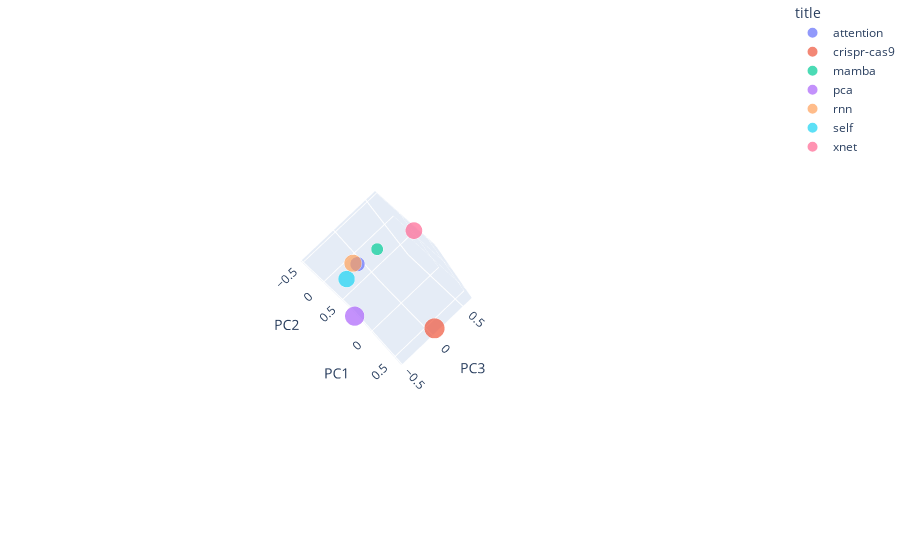

The notebook cell this image was saved under:
### Code cell
import plotly.express as px

%matplotlib widget
%matplotlib inline

# Configure the trace.
fig = px.scatter_3d(new_pca_df,
    x='PC1',  # <-- Put your data instead
    y='PC2',  # <-- Put your data instead
    z='PC3',  # <-- Put your data instead
    size='text_lenght',
    color='title'
)

fig.update_layout(margin=dict(l=0, r=0, b=0, t=0))

fig.show()

### Figure 1 — Plotly figure (JSON) as saved in the notebook; plotly's stock layout.template omitted (floating-point values rounded to 4 significant figures)
{"data": [{"hovertemplate": "title=attention<br>PC1=%{x}<br>PC2=%{y}<br>PC3=%{z}<br>text_lenght=%{marker.size}<extra></extra>", "legendgroup": "attention", "marker": {"color": "#636efa", "size": [2853], "sizemode": "area", "sizeref": 13.66, "symbol": "circle"}, "mode": "markers", "name": "attention", "scene": "scene", "showlegend": true, "type": "scatter3d", "x": [-0.4065], "y": [0.1053], "z": [-0.06443]}, {"hovertemplate": "title=crispr-cas9<br>PC1=%{x}<br>PC2=%{y}<br>PC3=%{z}<br>text_lenght=%{marker.size}<extra></extra>", "legendgroup": "crispr-cas9", "marker": {"color": "#EF553B", "size": [5463], "sizemode": "area", "sizeref": 13.66, "symbol": "circle"}, "mode": "markers", "name": "crispr-cas9", "scene": "scene", "showlegend": true, "type": "scatter3d", "x": [0.6119], "y": [0.7229], "z": [0.07188]}, {"hovertemplate": "title=mamba<br>PC1=%{x}<br>PC2=%{y}<br>PC3=%{z}<br>text_lenght=%{marker.size}<extra></extra>", "legendgroup": "mamba", "marker": {"color": "#00cc96", "size": [1944], "sizemode": "area", "sizeref": 13.66, "symbol": "circle"}, "mode": "markers", "name": "mamba", "scene": "scene", "showlegend": true, "type": "scatter3d", "x": [-0.4428], "y": [0.2018], "z": [0.2356]}, {"hovertemplate": "title=pca<br>PC1=%{x}<br>PC2=%{y}<br>PC3=%{z}<br>text_lenght=%{marker.size}<extra></extra>", "legendgroup": "pca", "marker": {"color": "#ab63fa", "size": [5020], "sizemode": "area", "sizeref": 13.66, "symbol": "circle"}, "mode": "markers", "name": "pca", "scene": "scene", "showlegend": true, "type": "scatter3d", "x": [0.4983], "y": [-0.4048], "z": [-0.4768]}, {"hovertemplate": "title=rnn<br>PC1=%{x}<br>PC2=%{y}<br>PC3=%{z}<br>text_lenght=%{marker.size}<extra></extra>", "legendgroup": "rnn", "marker": {"color": "#FFA15A", "size": [4022], "sizemode": "area", "sizeref": 13.66, "symbol": "circle"}, "mode": "markers", "name": "rnn", "scene": "scene", "showlegend": true, "type": "scatter3d", "x": [-0.3148], "y": [-0.07776], "z": [-0.09823]}, {"hovertemplate": "title=self<br>PC1=%{x}<br>PC2=%{y}<br>PC3=%{z}<br>text_lenght=%{marker.size}<extra></extra>", "legendgroup": "self", "marker": {"color": "#19d3f3", "size": [3695], "sizemode": "area", "sizeref": 13.66, "symbol": "circle"}, "mode": "markers", "name": "self", "scene": "scene", "showlegend": true, "type": "scatter3d", "x": [-0.2332], "y": [-0.0464], "z": [-0.2796]}, {"hovertemplate": "title=xnet<br>PC1=%{x}<br>PC2=%{y}<br>PC3=%{z}<br>text_lenght=%{marker.size}<extra></extra>", "legendgroup": "xnet", "marker": {"color": "#FF6692", "size": [3811], "sizemode": "area", "sizeref": 13.66, "symbol": "circle"}, "mode": "markers", "name": "xnet", "scene": "scene", "showlegend": true, "type": "scatter3d", "x": [0.2871], "y": [-0.5009], "z": [0.6116]}], "layout": {"autosize": true, "dragmode": "zoom", "legend": {"itemsizing": "constant", "title": {"text": "title"}, "tracegroupgap": 0}, "margin": {"b": 0, "l": 0, "r": 0, "t": 0}, "scene": {"aspectmode": "auto", "aspectratio": {"x": 0.9417, "y": 1.093, "z": 0.9718}, "camera": {"center": {"x": 4.441e-16, "y": 1.332e-15, "z": 1.11e-16}, "eye": {"x": 3.912, "y": -5.304, "z": -0.1861}, "projection": {"type": "perspective"}, "up": {"x": -0.572, "y": -0.446, "z": 0.6884}}, "domain": {"x": [0, 1], "y": [0, 1]}, "dragmode": "orbit", "xaxis": {"title": {"text": "PC1"}, "type": "linear"}, "yaxis": {"title": {"text": "PC2"}, "type": "linear"}, "zaxis": {"title": {"text": "PC3"}, "type": "linear"}}}}
